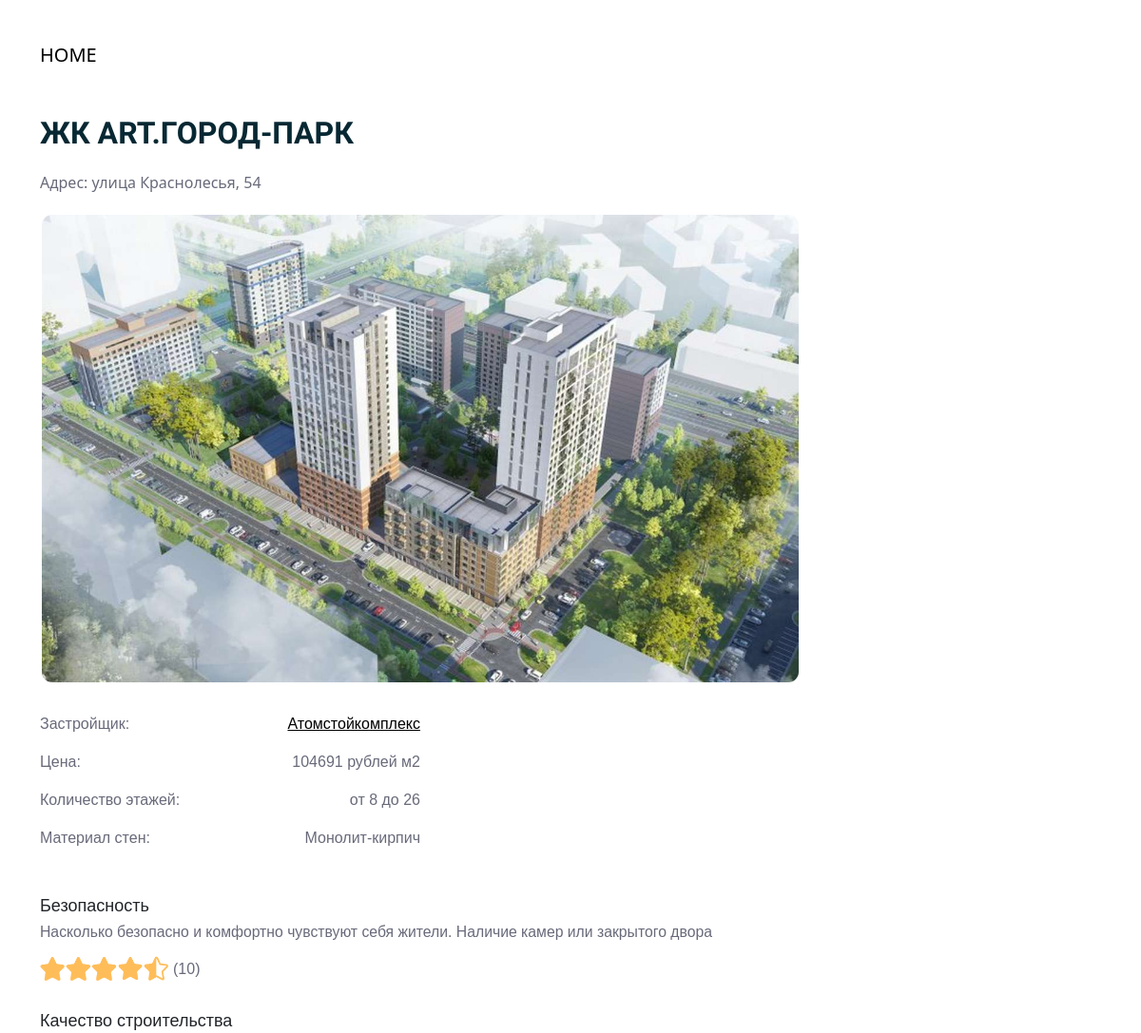
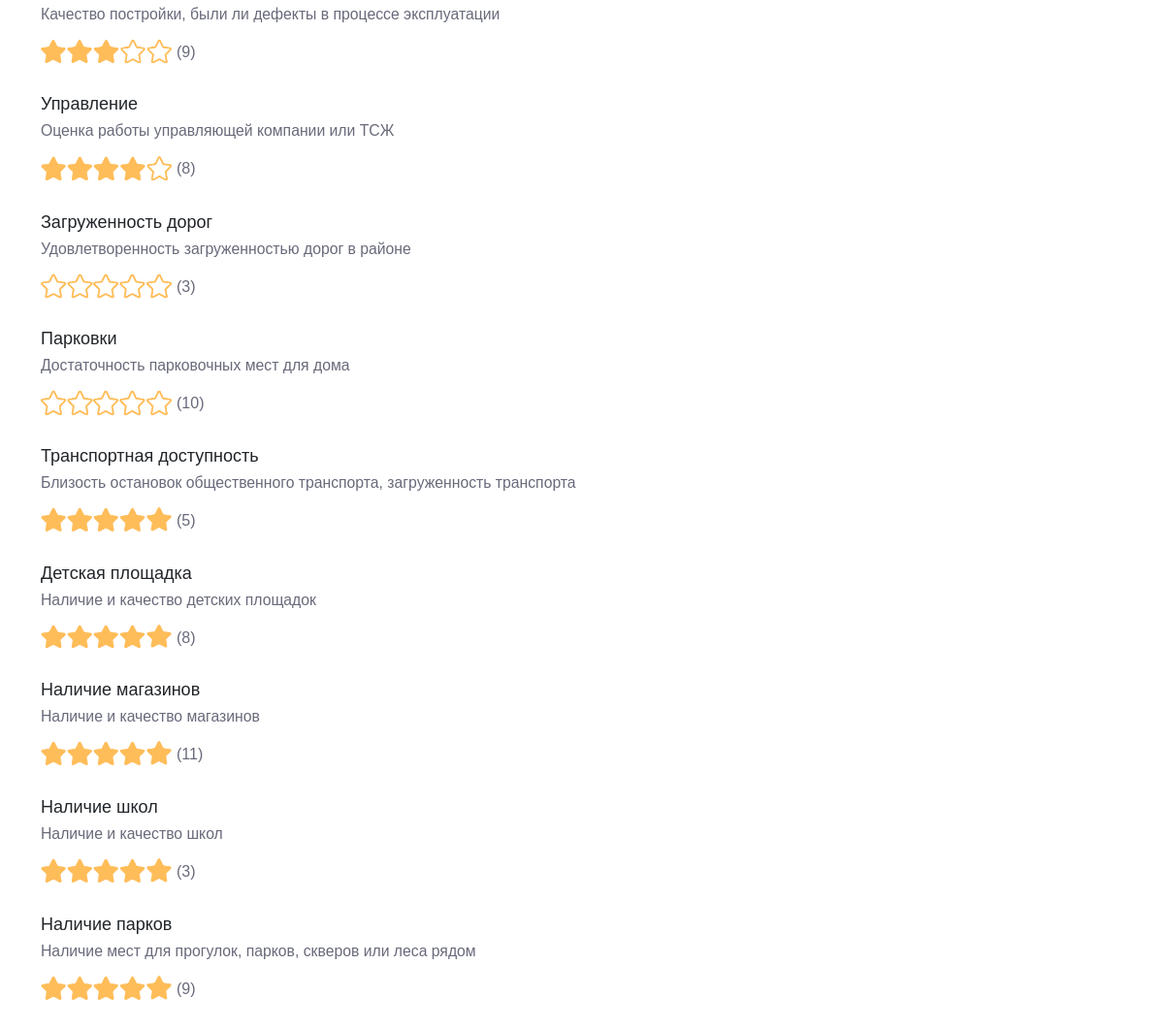
Page /complex/1 on the committed database (2 pictures, top to bottom).
### tables this page shows
CREATE TABLE "complex"
(
    id          INTEGER
        primary key autoincrement,
    title       TEXT not null,
    address     TEXT,
    price       INTEGER,
    total_floor text,
    company     integer
        references company,
    image       text,
    link        text,
    slug        text
, material text, year integer);

CREATE TABLE "company"
(
    company_id integer
        constraint company_pk
            primary key,
    name       text,
    logo       text
);

CREATE TABLE "complex_review"
(
    complex_review_id integer not null
        primary key autoincrement,
    complex_id        integer
        references complex
            on delete cascade,
    district          text,
    construction      text,
    administration    text,
    playground        text,
    transport         text,
    shop              text,
    school            text,
    park              text,
    roads             text,
    parking           text
, district_count integer, construction_count integer, administration_count integer, playground_count integer, transport_count integer, shop_count integer, school_count integer, park_count integer, roads_count integer, parking_count integer);

### app.py (the view)
@app.route('/complex/<int:complex_id>')
def complex(complex_id):
    complex = get_complex(complex_id)
    return render_template('post.html', complex=complex)

### app.py (called while the page is built)
def get_db_connection():
    conn = sqlite3.connect('database.db')
    conn.row_factory = sqlite3.Row
    return conn

def get_complex(complex_id):
    conn = get_db_connection()
    complex = conn.execute('SELECT * FROM complex INNER JOIN complex_review ON complex.id = complex_review.complex_id INNER JOIN company ON company.company_id = complex.company WHERE complex.id = ?',
                           (complex_id,)).fetchone()
    conn.close()
    if complex is None:
        abort(404)
    return complex

### templates/post.html (shortened to what this page needs)
<!doctype html>
<html lang="en">
<head>
    <link href="https://cdn.jsdelivr.net/npm/bootstrap@5.2.3/dist/css/bootstrap.min.css" rel="stylesheet"
>
    <link rel="stylesheet" href="/static/css.css">
</head>
<body>
<nav class="navbar navbar-expand-lg bg-light">
    <div class="container-fluid">
        <a class="navbar-brand" href="{{ url_for('index') }}">HOME</a>
    </div>
</nav>
<div class="container">
    <div class="header-info-block">
        <p class="header"> {{ complex['title'] }}</p>
        <p class="address"> Адрес: {{ complex['address'] }}</p>
    </div>
    <div class="mainWrapper">
        <div class="postWrapper">
            <img src="{{ complex['image'] }}" class="card-img" alt="...">
        </div>
        <div class="apartment-description">
            <div class="line" style="rgb(104, 106, 122);">
                <p>Застройщик:</p>
                <a href="{{ url_for('company', company_id=complex['company_id']) }}">
                    <p><u> {{ complex['name'] }}</u></p>
                </a>
            </div>
            <div class="line">
                <p> Цена:</p>
                <p>{{ complex['price'] }} рублей м2</p>
            </div>
            <div class="line">
                <p> Количество этажей:</p>
                <p> {{ complex['total_floor'] }}</p>
            </div>
            <div class="line">
                <p> Материал стен:</p>
                <p> {{ complex['material'] }}</p>
            </div>
        </div>
    </div>
    <div class="general-description">
        <div class="ratingDescription">
            <div class="left-wrapper">
                <div class="category"> Безопасность</div>
                <div class="memo"><small>Насколько безопасно и комфортно чувствуют себя жители. Наличие камер или закрытого двора</small></div>
                <div class="rating-wrapper">
                    <img src="{{ complex['district'] }}" class="rating-img" alt="...">
                    <div class="count">({{ complex['district_count'] }})</div>
                </div>
                <div class="category"> Качество строительства</div>
                <div class="memo"><small>Качество постройки, были ли дефекты в процессе эксплуатации </small></div>
                <div class="rating-wrapper">
                    <img src="{{ complex['construction'] }}" class="rating-img" alt="...">
                    <div class="count">({{ complex['construction_count'] }})</div>
                </div>
                <div class="category"> Управление </div>
                <div class="memo"><small>Оценка работы управляющей компании или ТСЖ</small></div>
                <div class="rating-wrapper">
                    <img src="{{ complex['administration'] }}" class="rating-img" alt="...">
                    <div class="count">({{ complex['administration_count'] }})</div>
                </div>
                <div class="category"> Загруженность дорог</div>
                <div class="memo"><small>Удовлетворенность загруженностью дорог в районе</small></div>
                <div class="rating-wrapper">
                    <img src="{{ complex['roads'] }}" class="rating-img" alt="...">
                    <div class="count">({{ complex['roads_count'] }})</div>
                </div>
                <div class="category"> Парковки</div>
                <div class="memo"><small>Достаточность парковочных мест для дома</small></div>
                <div class="rating-wrapper">
                    <img src="{{ complex['parking'] }}" class="rating-img" alt="...">
                    <div class="count">({{ complex['parking_count'] }})</div>
                </div>
            </div>
            <div class="right-wrapper">
                <div class="category"> Транспортная доступность</div>
                <div class="memo"><small>Близость остановок общественного транспорта, загруженность транспорта</small></div>
                <div class="rating-wrapper">
                    <img src="{{ complex['transport'] }}" class="rating-img" alt="...">
                    <div class="count">({{ complex['transport_count'] }})</div>
                </div>
                <div class="category"> Детская площадка</div>
                <div class="memo"><small>Наличие и качество детских площадок</small></div>
                <div class="rating-wrapper">
                    <img src="{{ complex['playground'] }}" class="rating-img" alt="...">
                    <div class="count">({{ complex['playground_count'] }})</div>
                </div>
                <div class="category"> Наличие магазинов</div>
                <div class="memo"><small>Наличие и качество магазинов</small></div>
                <div class="rating-wrapper">
                    <img src="{{ complex['shop'] }}" class="rating-img" alt="...">
                    <div class="count">({{ complex['shop_count'] }})</div>
                </div>
                <div class="category"> Наличие школ</div>
                <div class="memo"><small>Наличие и качество школ</small></div>
                <div class="rating-wrapper">
                    <img src="{{ complex['school'] }}" class="rating-img" alt="...">
                    <div class="count">({{ complex['school_count'] }})</div>
                </div>
                <div class="category"> Наличие парков</div>
                <div class="memo"><small>Наличие мест для прогулок, парков, скверов или леса рядом</small></div>
                <div class="rating-wrapper">
                    <img src="{{ complex['park'] }}" class="rating-img" alt="...">
                    <div class="count">({{ complex['park_count'] }})</div>
                </div>
            </div>
        </div>
    </div>
</div>
</body>
</html>

### static/css.css (style rules this page uses)
.navbar { margin: 30px; background-color: white !important; }
a { color: black !important; text-decoration: none !important; }
.address { font-size: 17px; color: gray; }
.mainWrapper { display: flex; flex-wrap: wrap; flex-direction: row; justify-content: flex-start; margin-top: 20px; }
.rating-img { width: 135px; }
.header { text-transform: uppercase; font-size: 32px; font-weight: 600; font-family: "Roboto Condensed", sans-serif; color: rgb(7, 40, 51); }
.address { color: rgb(104, 106, 122); font-size: 16px; }
.card-img { border: 2px solid #fff !important; border-radius: 13px; object-fit: cover; }
.line { display:flex; flex-direction: row; justify-content: space-between; }
.postWrapper { max-width: 800px; }
.general-description { margin-right: 20px; margin-top: 30px; font-family: "dinpro", sans-serif; }
.ratingDescription { font-size: 18px; display: flex; justify-content: space-between; }
.left-wrapper { flex-basis: 500px; }
.right-wrapper { flex-basis: 500px; }
.apartment-description { display: flex; flex-direction: column; width: 400px; color: rgb(104, 106, 122); font-family: "dinpro", sans-serif; margin-left: 30px; }
.memo { color: rgb(104, 106, 122); font-family: "dinpro", sans-serif; }
.rating-wrapper { display: flex; margin-bottom: 25px; margin-top: 10px; color: rgb(104, 106, 122); font-family: "dinpro", sans-serif; }
.count { padding-top: 4px; padding-left: 5px; font-size: 16px; }
@media (max-width: 1400px) { .apartment-description { display: flex; flex-direction: column; width: 400px; color: rgb(104, 106, 122); font-family: "dinpro", sans-serif; margin-left: 0; margin-top: 30px; } }
@media (max-width: 1400px) { .ratingDescription { font-size: 18px; display: flex; flex-direction: column; } }
@media (max-width: 1400px) { .general-description { margin-right: 0; margin-top: 30px; } }

### rows in the picture
complex: title "ЖК ART.ГОРОД-ПАРК", address "улица Краснолесья, 54", image (picture), price "104691", total_floor "от 8 до 26", material "Монолит-кирпич"
company: name "Атомстойкомплекс"
complex_review: district (picture), district_count "10", construction (picture), construction_count "9", administration (picture), administration_count "8", roads (picture), roads_count "3", parking (picture), parking_count "10", transport (picture), transport_count "5", playground (picture), playground_count "8", shop (picture), shop_count "11", school (picture), school_count "3", park (picture), park_count "9"
